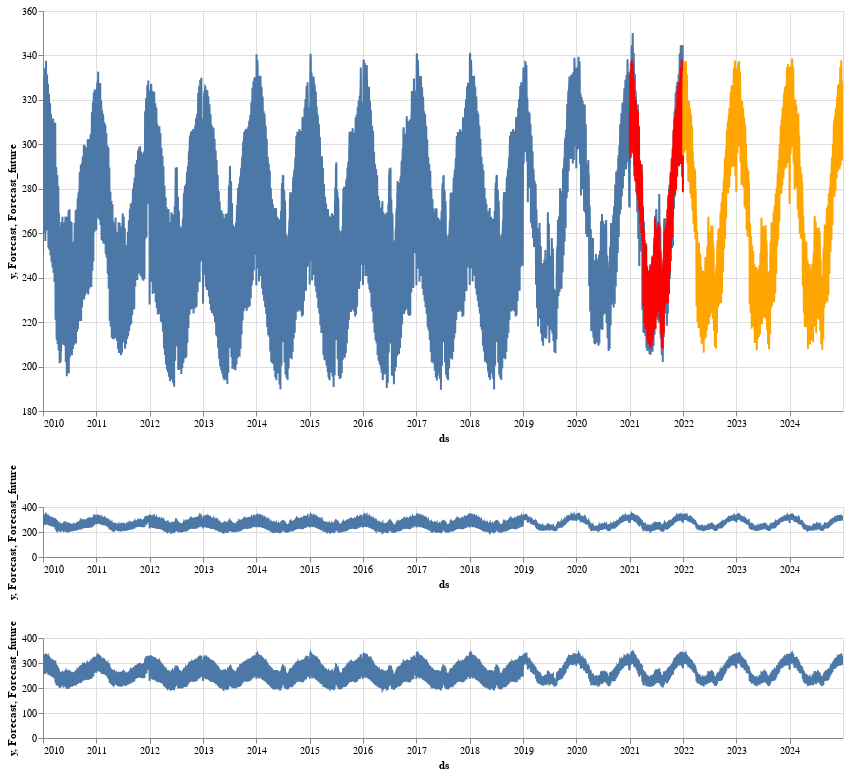

Here is the notebook cell this chart was saved with:
### Code cell
# Interactive zoom on both X and Y axis with two lower graphs.

interval = alt.selection_interval(encodings=['x'])
verbruik_range = alt.selection_interval(encodings=['y'])

base = alt.Chart(df_nedu.reset_index()).mark_line(clip=True).encode(
    x='ds:T',
    y='y:Q'
)

forecast = alt.Chart(df_nedu_test.reset_index()).mark_line(clip=True).encode(
                     x='ds:T',
                     y='Forecast:Q'
                     )

forecast_future = alt.Chart(df_forecast_2022_2024.reset_index()).mark_line(clip=True).encode(
                     x='ds:T',
                     y='Forecast_future:Q'
                     )

chart = base.encode(
    x=alt.X('ds:T', scale=alt.Scale(domain=interval.ref())),
    y=alt.Y('y:Q', scale=alt.Scale(domain=verbruik_range.ref()))
).properties(
    width=800,
    height=400)

forecast_chart = forecast.encode(
    x=alt.X('ds:T', scale=alt.Scale(domain=interval.ref())),
    y=alt.Y('Forecast:Q', scale=alt.Scale(domain=verbruik_range.ref())),color=alt.value('red')
).properties(
    width=800,
    height=400)

forecast_future_chart = forecast_future.encode(
    x=alt.X('ds:T', scale=alt.Scale(domain=interval.ref())),
    y=alt.Y('Forecast_future:Q', scale=alt.Scale(domain=verbruik_range.ref())),color=alt.value('orange')
).properties(
    width=800,
    height=400)


view = base + forecast + forecast_future.add_selection(
    interval
).properties(
    width=800,
    height=50,
)

window = base + forecast + forecast_future.add_selection(
    verbruik_range
).properties(
    width=800,
    height=100,
)

chart + forecast_chart + forecast_future_chart & view & window

### Figure 1 — Vega-Lite specification as saved in the notebook (floating-point values rounded to 4 significant figures; data arrays with more than 128 entries replaced by an {"elided": "..."} marker saying what was removed)
{"config": {"view": {"continuousWidth": 400, "continuousHeight": 300}}, "vconcat": [{"layer": [{"data": {"name": "data-7ddb5f5347c2cfefc32d2fa92c3a2a56"}, "mark": {"type": "line", "clip": true}, "encoding": {"x": {"type": "temporal", "field": "ds", "scale": {"domain": {"selection": "selector091"}}}, "y": {"type": "quantitative", "field": "y", "scale": {"domain": {"selection": "selector092"}}}}, "height": 400, "width": 800}, {"data": {"name": "data-f04f53cf574f94b007dbd857e0392660"}, "mark": {"type": "line", "clip": true}, "encoding": {"color": {"value": "red"}, "x": {"type": "temporal", "field": "ds", "scale": {"domain": {"selection": "selector091"}}}, "y": {"type": "quantitative", "field": "Forecast", "scale": {"domain": {"selection": "selector092"}}}}, "height": 400, "width": 800}, {"data": {"name": "data-c738781dc646fe8b14323944d98241ff"}, "mark": {"type": "line", "clip": true}, "encoding": {"color": {"value": "orange"}, "x": {"type": "temporal", "field": "ds", "scale": {"domain": {"selection": "selector091"}}}, "y": {"type": "quantitative", "field": "Forecast_future", "scale": {"domain": {"selection": "selector092"}}}}, "height": 400, "width": 800}]}, {"layer": [{"data": {"name": "data-7ddb5f5347c2cfefc32d2fa92c3a2a56"}, "mark": {"type": "line", "clip": true}, "encoding": {"x": {"type": "temporal", "field": "ds"}, "y": {"type": "quantitative", "field": "y"}}}, {"data": {"name": "data-f04f53cf574f94b007dbd857e0392660"}, "mark": {"type": "line", "clip": true}, "encoding": {"x": {"type": "temporal", "field": "ds"}, "y": {"type": "quantitative", "field": "Forecast"}}}, {"data": {"name": "data-c738781dc646fe8b14323944d98241ff"}, "mark": {"type": "line", "clip": true}, "encoding": {"x": {"type": "temporal", "field": "ds"}, "y": {"type": "quantitative", "field": "Forecast_future"}}, "height": 50, "selection": {"selector091": {"type": "interval", "encodings": ["x"]}}, "width": 800}]}, {"layer": [{"data": {"name": "data-7ddb5f5347c2cfefc32d2fa92c3a2a56"}, "mark": {"type": "line", "clip": true}, "encoding": {"x": {"type": "temporal", "field": "ds"}, "y": {"type": "quantitative", "field": "y"}}}, {"data": {"name": "data-f04f53cf574f94b007dbd857e0392660"}, "mark": {"type": "line", "clip": true}, "encoding": {"x": {"type": "temporal", "field": "ds"}, "y": {"type": "quantitative", "field": "Forecast"}}}, {"data": {"name": "data-c738781dc646fe8b14323944d98241ff"}, "mark": {"type": "line", "clip": true}, "encoding": {"x": {"type": "temporal", "field": "ds"}, "y": {"type": "quantitative", "field": "Forecast_future"}}, "height": 100, "selection": {"selector092": {"type": "interval", "encodings": ["y"]}}, "width": 800}]}], "$schema": "https://vega.github.io/schema/vega-lite/v4.8.1.json", "datasets": {"data-7ddb5f5347c2cfefc32d2fa92c3a2a56": {"elided": "4382 records"}, "data-f04f53cf574f94b007dbd857e0392660": {"elided": "365 records"}, "data-c738781dc646fe8b14323944d98241ff": {"elided": "1096 records"}}}
